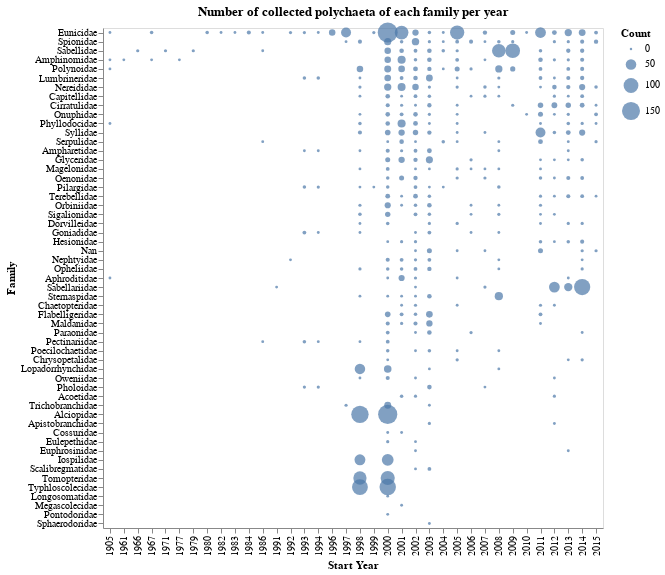

The code cell stored with this chart in its notebook:
### Markdown cell above
<br>

**graph:** family per year

### Code cell
g1 = alt.Chart(teste,
               width=500, height=500, title='Number of collected polychaeta of each family per year').mark_circle(
                                                                                size=60).encode(
    x= alt.X('start_year', type='ordinal', title='Start Year'),
    y= alt.Y('family', type='nominal', title='Family',
            sort= alt.EncodingSortField(field='counts', op='count', order='descending')),
    size= alt.Size('counts', title='Count', scale=alt.Scale(range=[6,400])),
    tooltip = alt.Tooltip(['family', 'start_year', 'counts'])
)

g1.save('./graphs/familias_por_ano.html')

g1

### Figure 1 — Vega-Lite specification as saved in the notebook (floating-point values rounded to 4 significant figures; data arrays with more than 128 entries replaced by an {"elided": "..."} marker saying what was removed)
{"config": {"view": {"continuousWidth": 400, "continuousHeight": 300}}, "data": {"name": "data-b309a776b9f5a52de529041e44e2cc32"}, "mark": {"type": "circle", "size": 60}, "encoding": {"size": {"type": "quantitative", "field": "counts", "scale": {"range": [6, 400]}, "title": "Count"}, "tooltip": [{"type": "nominal", "field": "family"}, {"type": "quantitative", "field": "start_year"}, {"type": "quantitative", "field": "counts"}], "x": {"type": "ordinal", "field": "start_year", "title": "Start Year"}, "y": {"type": "nominal", "field": "family", "sort": {"field": "counts", "op": "count", "order": "descending"}, "title": "Family"}}, "height": 500, "title": "Number of collected polychaeta of each family per year", "width": 500, "$schema": "https://vega.github.io/schema/vega-lite/v4.8.1.json", "datasets": {"data-b309a776b9f5a52de529041e44e2cc32": {"elided": "381 records"}}}
